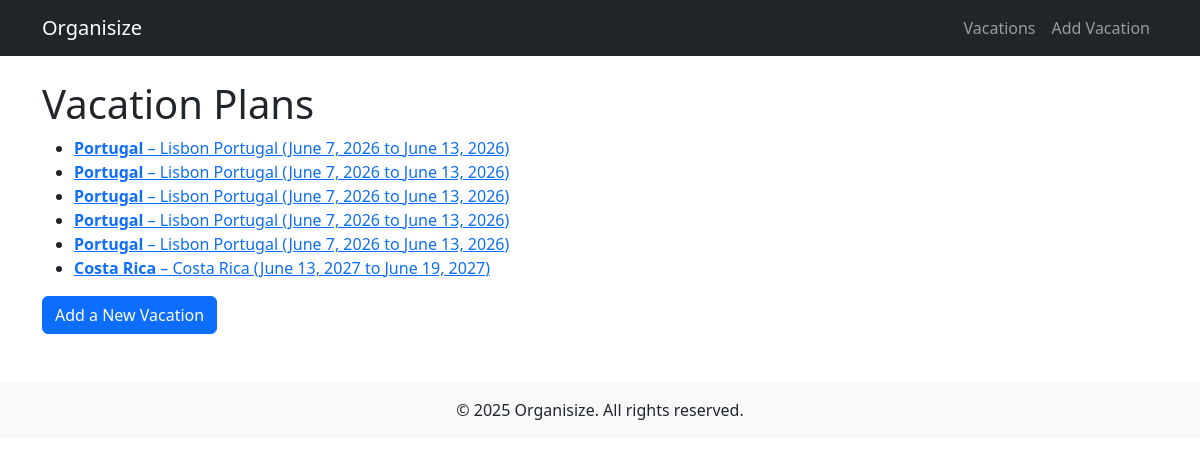
The page /vacations/ on the database its author committed.
### planner/models.py (models this page shows, shortened)
class VacationPlan(models.Model):
    TRIP_TYPE_CHOICES = [
        ("planned", "Planned"),
        ("booked", "Booked"),
    ]
    title = models.CharField(max_length=200)
    destination = models.CharField(max_length=200)
    start_date = models.DateField()
    end_date = models.DateField()
    trip_type = models.CharField(
        max_length=10, choices=TRIP_TYPE_CHOICES, default="planned"
    )
    estimated_cost = models.DecimalField(
        max_digits=10, decimal_places=2, null=True, blank=True
    )
    actual_cost = models.DecimalField(
        max_digits=10, decimal_places=2, null=True, blank=True
    )
    whos_going = models.TextField(blank=True)
    notes = models.TextField(default="", blank=True)

### planner/views.py (the view)
# urls.py: path("vacations/", views.vacation_list, name="vacation_list"),
def vacation_list(request):
    vacations = VacationPlan.objects.all()
    return render(request, "planner/vacation_list.html", {"vacations": vacations})

### planner/templates/planner/vacation_list.html
{% extends "base.html" %}
{% block content %}
<h1>Vacation Plans</h1>
<ul>
    {% for vacation in vacations %}
    <li>
        <a href="{% url 'vacation_detail' vacation.id %}">
            <strong>{{ vacation.title }}</strong> – {{ vacation.destination }}
            ({{ vacation.start_date|date:"F j, Y" }} to {{ vacation.end_date|date:"F j, Y" }})
        </a>
    </li>
    {% empty %}
    <li>No vacation plans found.</li>
    {% endfor %}
</ul>
<p><a class="btn btn-primary" href="{% url 'create_vacation' %}">Add a New Vacation</a></p>
{% endblock %}

### rows shown on the page
VacationPlan: title "Portugal", destination "Lisbon Portugal", start_date "June 7, 2026", end_date "June 13, 2026"
VacationPlan: title "Portugal", destination "Lisbon Portugal", start_date "June 7, 2026", end_date "June 13, 2026"
VacationPlan: title "Portugal", destination "Lisbon Portugal", start_date "June 7, 2026", end_date "June 13, 2026"
VacationPlan: title "Portugal", destination "Lisbon Portugal", start_date "June 7, 2026", end_date "June 13, 2026"
VacationPlan: title "Portugal", destination "Lisbon Portugal", start_date "June 7, 2026", end_date "June 13, 2026"
VacationPlan: title "Costa Rica", destination "Costa Rica", start_date "June 13, 2027", end_date "June 19, 2027"

### other values the page prints
{{ year|default:"2025" }} "2025"
